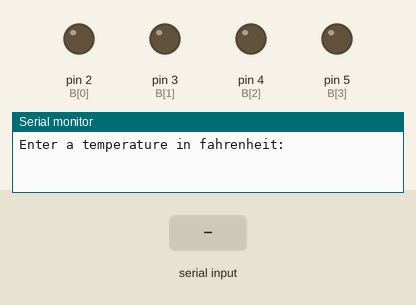
Bench run of a sketch on a simulated Arduino Uno, built with avr-gcc and run on an emulated ATmega328P. Parts: output pins drawn as LEDs (lit = HIGH), the last lines printed to the serial monitor. The inputs (shaded band) are chosen by the test bench.

Above: at 1.2 s.
1.3 s: "30,150\n" received over Serial
At 2.5 s:
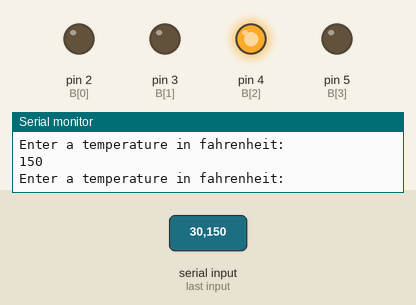
2.8 s: "90,45\n" received over Serial
At 3.6 s:
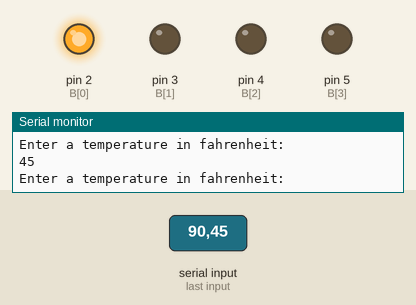
4.3 s: "90\n" received over Serial
At 4.6 s:
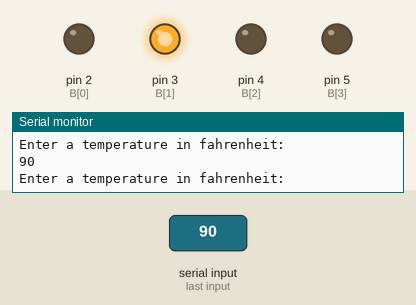
5.8 s: "0\n" received over Serial
At 6.9 s:
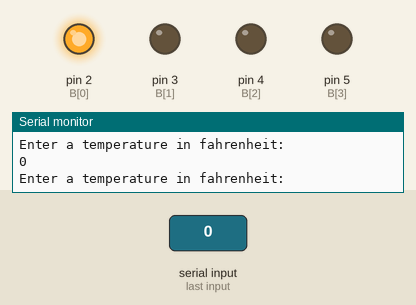
Timing chart, 0 to 8.3 s (numbered marks = the images above; inputs shaded):
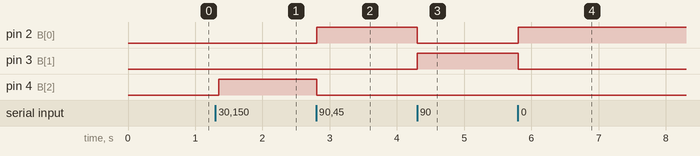

Measured:
- after the input at 1.3 s, pin 4 (B[2]): LOW → HIGH after 0.05 s
- after the input at 2.8 s, pin 2 (B[0]): LOW → HIGH at once; pin 4 (B[2]): HIGH → LOW at once
- after the input at 4.3 s, pin 2 (B[0]): HIGH → LOW at once; pin 3 (B[1]): LOW → HIGH at once
- after the input at 5.8 s, pin 2 (B[0]): LOW → HIGH at once; pin 3 (B[1]): HIGH → LOW at once

The sketch:

Basic_LED_input_toggler.ino
```cpp
//Arduino LED toggler (based on temperature input)

const int B[] = {2, 3, 4, 5};
int a = 0x00;
int a0, a1, a2, a3;

void setup()
{
  pinMode(B[0], OUTPUT);
  pinMode(B[1], OUTPUT);
  pinMode(B[2], OUTPUT);
  pinMode(B[3], OUTPUT);
  Serial.begin(9600);
}

void resetB()
{
  digitalWrite(B[3],LOW);
  digitalWrite(B[2],LOW);
  digitalWrite(B[1],LOW);
  digitalWrite(B[0],LOW);
}

void writeToB(unsigned char temp)
{

  if ((temp>>3) & 0x01){digitalWrite(B[3],HIGH);}
  if ((temp>>2) & 0x01){digitalWrite(B[2],HIGH);}
  if ((temp>>1) & 0x01){digitalWrite(B[1],HIGH);}
  if (temp & 0x01){digitalWrite(B[0],HIGH);}
}


void loop()
{
  Serial.print("Enter a temperature in fahrenheit:\n");
  while(Serial.available() == 0){}
  a = Serial.parseInt();

  while (Serial.available() != 0) { //fixes the double input issue from the Serial.print prompt and input.
    char x = Serial.read();
  }

  writeToB(a); //This will display the value of a in binary on the LEDs
  Serial.println(a);
  resetB();
  //delay(200);

  if (a > 95) {
    digitalWrite (B[2], HIGH);
    digitalWrite (B[1], LOW);
    digitalWrite (B[0], LOW);
  }
  else if (a <= 95 && a >= 65) {
    digitalWrite (B[2], LOW);
    digitalWrite (B[1], HIGH);
    digitalWrite (B[0], LOW);
  }
  else {
    digitalWrite (B[2], LOW);
    digitalWrite (B[1], LOW);
    digitalWrite (B[0], HIGH);
  }
}
```
